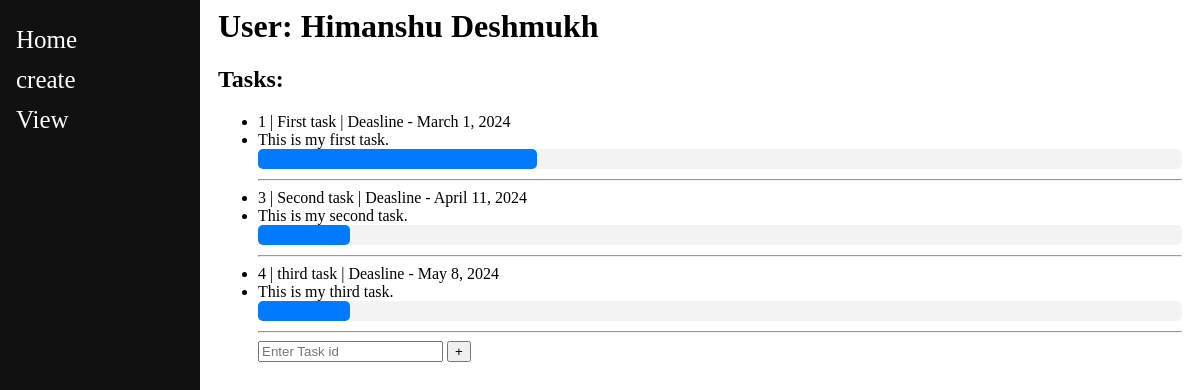
The page / on the database its author committed.
### main/models.py (models this page shows, shortened)
class User(models.Model):
    supervisor = models.ForeignKey(Supervisor, on_delete=models.CASCADE)
    name = models.CharField(max_length=20)
    project_name = models.CharField(max_length=20)

class Tasks(models.Model):
    user = models.ForeignKey(User, on_delete=models.CASCADE)
    deadline = models.DateField()
    task_heading = models.CharField(max_length=20, unique=True)
    task_details = models.CharField(max_length=250)
    progress = models.DecimalField(max_digits=4, decimal_places=1, default = 0.0)
    timestamp = models.DateTimeField()

### main/views.py (the view, shortened to what this page needs)
# urls.py: 2. Add a URL to urlpatterns:  path('', views.home, name='home')
def home(response):
    user = User.objects.get(id=1)
    tasks = Tasks.objects.filter(user=user)
    return render(response, "main/home.html", {'user': user, 'tasks':tasks})

### main/templates/main/home.html (shortened to what this page needs)
{% extends 'main/base.html' %}
{% block content %}
<h1>User: {{ user.name }}</h1>
    <h2>Tasks:</h2>
    <ul>
        {% for task in tasks %}
            <li>{{ task.id }} | {{ task.task_heading }} | Deasline - {{ task.deadline }}</li>
            <li>{{task.task_details}}</li>
            <div class="progress">
                <div class="progress-bar" style="width: {{ task.progress }}%"></div>
            </div>
            <hr>
        {% endfor %}
        <form method="post" action="#">
            <input type="number", placeholder = 'Enter Task id' name='id'>
            <button type="Submit", name="add", value="add">+</button>
        </form>
{% endblock %}

### main/templates/main/base.html (shortened to what this page needs)
<html>
    <head>
    </head>
    <body>
        <div class="sidenav">
            <a href="/">Home</a>
            <a href="/create">create</a>
            <a href="/2">View</a>
        </div>
        <div id="content" name="content" class="main">
        {% block content %}
        {% endblock %}
        </div>
    </body>
</html>

### main/templates/main/base.html (style rules this page uses)
.sidenav { height:100%; width:200px; position: fixed; z-index:1; top:0; left:0; background-color:#111; overflow-x:: hidden; padding-top:20px; }
.sidenav a { padding:6px 8px 6px 16px; text-decoration: none; font-size:25px; color: #fff; display:block; }
.main { margin-left:200px; padding: 0px 10px; }
.progress { width: 100%; height: 20px; background-color: #f3f3f3; border-radius: 5px; margin-bottom: 10px; }
.progress-bar { height: 100%; text-align: center; line-height: 20px; color: #fff; background-color: #007bff; transition: width 0.3s ease-in-out; border-radius: 5px; }

### rows shown on the page
User: name "Himanshu Deshmukh"
Tasks: id "1", task_heading "First task", deadline "March 1, 2024", task_details "This is my first task.", progress 30.2 (drawn)
Tasks: id "3", task_heading "Second task", deadline "April 11, 2024", task_details "This is my second task.", progress 10 (drawn)
Tasks: id "4", task_heading "third task", deadline "May 8, 2024", task_details "This is my third task.", progress 10 (drawn)
